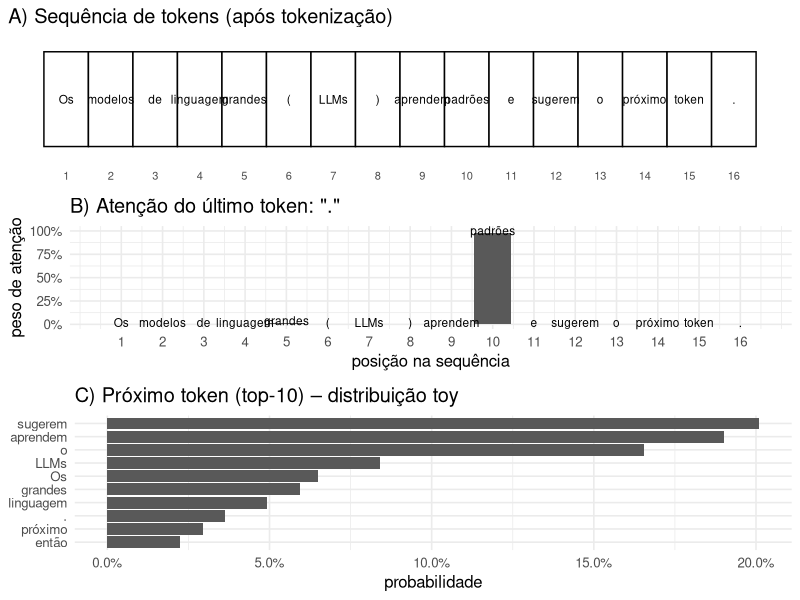

Write the R code that produced this figure.
# -----------------------------------------------
# Demo visual: "Como funciona (simplificadamente) um LLM"
# - Tokenização
# - Atenção (toy): último token "olha" para os anteriores
# - Predição do próximo token (toy) com embeddings + softmax
# - Gera uma figura com 3 painéis
# -----------------------------------------------

# Pacotes (instala se faltar)
pkgs <- c("ggplot2","dplyr","stringr","tidyr","scales","gridExtra")
to_install <- pkgs[!pkgs %in% rownames(installed.packages())]
if (length(to_install) > 0) install.packages(to_install, quiet = TRUE)
lapply(pkgs, library, character.only = TRUE)

set.seed(42)  # reprodutibilidade

# --------------------------
# 1) Texto e tokenização
# --------------------------
texto <- "Os modelos de linguagem grandes (LLMs) aprendem padrões e sugerem o próximo token."

# Tokenizador simples: palavras, números, abreviações e pontuação
tokens <- stringr::str_extract_all(texto, "[\\p{L}\\p{N}]+(?:['’][\\p{L}\\p{N}]+)?|[[:punct:]]", simplify = FALSE)[[1]]
tokens <- tokens[tokens != ""]
tokens_df <- tibble::tibble(idx = seq_along(tokens), token = tokens)

# --------------------------
# 2) "Mini-LLM" ilustrativo
#    Embeddings aleatórios + atenção toy + softmax
# --------------------------
# Vocabulário = tokens do texto + alguns candidatos de próxima palavra
candidatos <- c("e","então","porque","mas","gato","cachorro","token","modelo",".",",")
vocab <- unique(c(tokens, candidatos))

d <- 32  # dimensão do embedding (toy)
E <- matrix(rnorm(length(vocab) * d), nrow = length(vocab), ncol = d)
rownames(E) <- vocab

# Mapeia cada token ao seu embedding
emb_for <- function(tok) E[as.character(tok), , drop = FALSE]

# Contexto = média dos embeddings dos tokens já vistos
contexto <- apply(do.call(rbind, lapply(tokens, emb_for)), 2, mean)

# Logits ~ similaridade (produto interno) com o contexto
logits <- as.numeric(E %*% contexto)
names(logits) <- vocab

# Softmax com temperatura
softmax <- function(x, temp = 0.8) {
  z <- x / temp
  z <- z - max(z)
  exp_z <- exp(z)
  exp_z / sum(exp_z)
}
probs <- softmax(logits, temp = 0.8)
pred_df <- tibble::tibble(token = names(probs), prob = probs) |>
  dplyr::arrange(dplyr::desc(prob))

top_k <- 10
pred_top <- pred_df |> dplyr::slice(1:top_k) |>
  dplyr::mutate(token = factor(token, levels = rev(token)))

# --------------------------
# 3) Atenção "toy"
#    Último token (query) atendendo aos anteriores (keys)
# --------------------------
# Para a atenção, criamos Q e K a partir de E (projeções lineares aleatórias)
Wq <- matrix(rnorm(d * d), nrow = d, ncol = d)
Wk <- matrix(rnorm(d * d), nrow = d, ncol = d)

# Keys: um por token da sequência
K_mat <- do.call(rbind, lapply(tokens, function(tk) emb_for(tk) %*% Wk))
# Query: do último token
q_vec <- as.numeric((emb_for(tail(tokens, 1)) %*% Wq)[1, ])

# Pesos de atenção do último token para todos os anteriores
att_logits <- as.numeric(K_mat %*% q_vec) / sqrt(d)
att_w <- softmax(att_logits, temp = 1.0)

att_df <- tibble::tibble(idx = seq_along(tokens), token = tokens, att = att_w)

# --------------------------
# 4) Figuras (3 painéis)
# --------------------------

# Painel A: sequência de tokens
pal <- scales::hue_pal()(length(unique(tokens)))
tokens_df <- tokens_df |>
  dplyr::mutate(tok_id = as.integer(factor(token)),
                y = 1)

# Painel A: sequência de tokens (sem cores, apenas moldura preta)
g_seq <- ggplot2::ggplot(tokens_df, ggplot2::aes(xmin = idx - 0.5, xmax = idx + 0.5,
                               ymin = 0.5, ymax = 1.5)) +
  ggplot2::geom_rect(fill = "white", color = "black") +
  ggplot2::geom_text(ggplot2::aes(x = idx, y = 1, label = token), size = 3) +
  ggplot2::scale_x_continuous(breaks = tokens_df$idx) +
  ggplot2::scale_y_continuous(NULL, breaks = NULL, limits = c(0.4, 1.6)) +
  ggplot2::labs(title = "A) Sequência de tokens (após tokenização)") +
  ggplot2::theme_minimal(base_size = 12) +
  ggplot2::theme(panel.grid = ggplot2::element_blank(),
        axis.title.x = ggplot2::element_blank(),
        axis.text.x = ggplot2::element_text(size = 8, vjust = 0.5))

# Painel B: atenção do último token para os anteriores
g_att <- ggplot2::ggplot(att_df, ggplot2::aes(x = idx, y = att)) +
  ggplot2::geom_col() +
  ggplot2::geom_text(ggplot2::aes(label = token), nudge_y = 0.02, size = 3, angle = 0) +
  ggplot2::scale_y_continuous(labels = scales::percent_format(accuracy = 1)) +
  ggplot2::scale_x_continuous(breaks = att_df$idx) +
  ggplot2::labs(title = paste0("B) Atenção do último token: \"", tail(tokens,1), "\""),
       x = "posição na sequência", y = "peso de atenção") +
  ggplot2::theme_minimal(base_size = 12)

# Painel C: top-k predições de próximo token (toy)
g_pred <- ggplot2::ggplot(pred_top, aes(x = token, y = prob)) +
  ggplot2::geom_col() +
  ggplot2::coord_flip() +
  ggplot2::scale_y_continuous(labels = scales::percent_format(accuracy = 0.1)) +
  ggplot2::labs(title = "C) Próximo token (top-10) – distribuição toy",
       x = NULL, y = "probabilidade") +
  ggplot2::theme_minimal(base_size = 12)

# Compor figura
gridExtra::grid.arrange(g_seq, g_att, g_pred, ncol = 1, heights = c(1.2, 1.2, 1.4))
